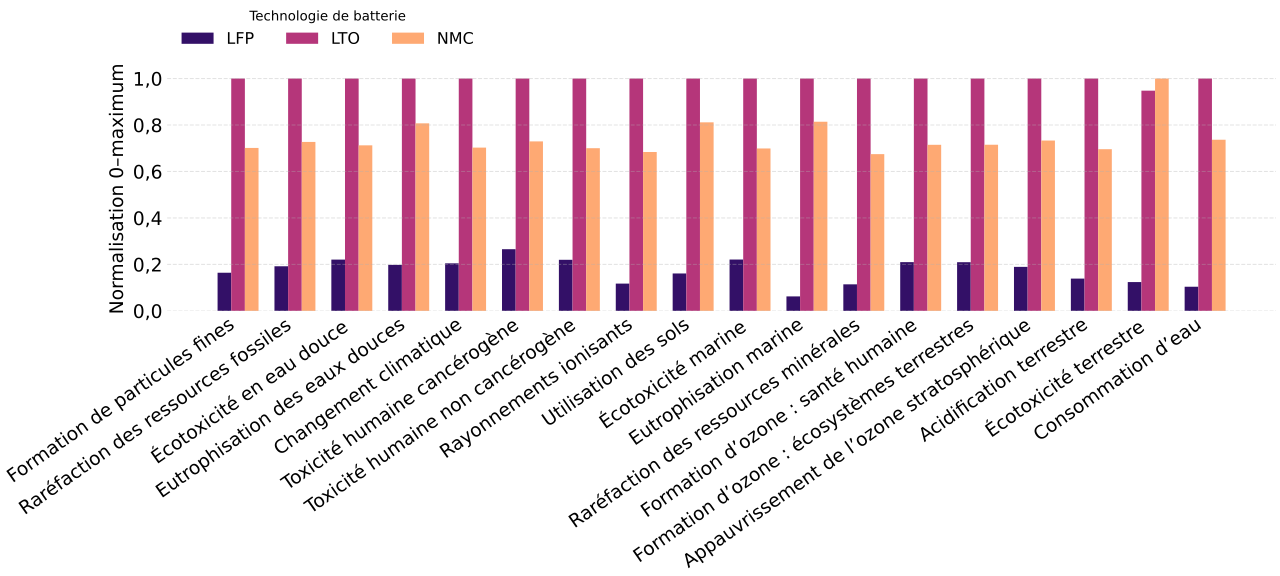

This chart was generated by the following Python code:
# Traduit de LCA/examples/chapter_lca/midpoints_ReCiPe_histogram.py ; valeurs sources conservées.
from __future__ import annotations

import argparse
from pathlib import Path

import matplotlib

matplotlib.use("Agg")

import matplotlib.pyplot as plt
import numpy as np
from matplotlib.ticker import FuncFormatter

DEFAULT_OUTPUT = Path(__file__).with_name("midpoints_ReCiPe_histogram.svg")
FIGURE_WIDTH = 40 / 3
FIGURE_HEIGHT = 6
AXIS_LABEL_FONT_SIZE = 14
TICK_FONT_SIZE = 14

IMPACT_CATEGORIES = [
    "Formation de particules fines",
    "Raréfaction des ressources fossiles",
    "Écotoxicité en eau douce",
    "Eutrophisation des eaux douces",
    "Changement climatique",
    "Toxicité humaine cancérogène",
    "Toxicité humaine non cancérogène",
    "Rayonnements ionisants",
    "Utilisation des sols",
    "Écotoxicité marine",
    "Eutrophisation marine",
    "Raréfaction des ressources minérales",
    "Formation d’ozone : santé humaine",
    "Formation d’ozone : écosystèmes terrestres",
    "Appauvrissement de l’ozone stratosphérique",
    "Acidification terrestre",
    "Écotoxicité terrestre",
    "Consommation d’eau"
]

BRUT_IMPACT_VALUES = {
    "LFP": [
        10.33413, 1116.68399, 1204.61337, 3.41374, 4489.17732, 5.94337E4,
        5.54666E6, 401.83124, 57.74173, 6.76509E6, 0.19257, 101.58093,
        13.84829, 13.98165, 0.00254, 22.28916, 1.13117E4, 43.30929,
    ],
    "LTO": [
        62.95796, 5813.97946, 5462.19299, 17.25381, 2.19537E4, 2.23875E5,
        2.52378E7, 3423.57697, 358.53458, 3.06152E7, 3.08794, 889.97276,
        66.02100, 66.79219, 0.01342, 160.37640, 8.64581E4, 417.55079,
    ],
    "NMC": [
        44.14736, 4227.66177, 3891.69125, 13.92748, 1.54307E4, 1.63282E5,
        1.76676E7, 2340.88686, 290.98044, 2.14005E7, 2.51412, 600.32140,
        47.18342, 47.76675, 0.00984, 111.61424, 9.12098E4, 307.58246,
    ],
}


def normalize_on_max(impact_values: dict[str, list[float]]) -> dict[str, list[float]]:
    keys = list(impact_values.keys())
    n_categories = len(next(iter(impact_values.values())))
    max_per_category = [max(impact_values[key][i] for key in keys) for i in range(n_categories)]

    return {
        key: [
            value / max_value if max_value != 0 else 0.0
            for value, max_value in zip(values, max_per_category)
        ]
        for key, values in impact_values.items()
    }


IMPACT_VALUES = normalize_on_max(BRUT_IMPACT_VALUES)


def build_histogram(output_path: Path) -> Path:
    x = np.arange(len(IMPACT_CATEGORIES))
    width = 0.24
    offsets = (-width, 0.0, width)
    series = list(IMPACT_VALUES.items())
    colors = plt.cm.magma(np.linspace(0.18, 0.82, len(series)))

    fig, ax = plt.subplots(figsize=(FIGURE_WIDTH, FIGURE_HEIGHT), constrained_layout=True)
    fig.patch.set_facecolor("none")
    fig.patch.set_alpha(0)
    ax.set_facecolor("none")

    for offset, color, (chemistry, values) in zip(offsets, colors, series):
        ax.bar(
            x + offset,
            values,
            width=width,
            label=chemistry,
            color=color,
            edgecolor="none",
            linewidth=0,
        )

    ax.set_ylabel("Normalisation 0–maximum", fontsize=AXIS_LABEL_FONT_SIZE)
    ax.set_xticks(x)
    ax.set_xticklabels(IMPACT_CATEGORIES, rotation=35, ha="right", fontsize=TICK_FONT_SIZE)
    ax.legend(title="Technologie de batterie", frameon=False, fontsize=12, ncol=3, loc="lower left", bbox_to_anchor=(0, 1.02))
    ax.set_ylim(0, 1.05)
    ax.yaxis.set_major_formatter(FuncFormatter(lambda value, _: f"{value:.1f}".replace(".", ",")))
    ax.tick_params(axis="y", labelsize=TICK_FONT_SIZE)
    ax.tick_params(axis="both", length=0)
    for spine in ax.spines.values():
        spine.set_visible(False)
    ax.grid(axis="y", linestyle="--", alpha=0.35)

    output_path.parent.mkdir(parents=True, exist_ok=True)
    fig.savefig(output_path, dpi=300, transparent=True)
    plt.close(fig)
    return output_path


def parse_args() -> argparse.Namespace:
    parser = argparse.ArgumentParser(
        description="Cree un histogramme groupe pour les impacts LFP, LTO et NMC."
    )
    parser.add_argument(
        "-o",
        "--output",
        type=Path,
        default=DEFAULT_OUTPUT,
        help="Chemin du fichier de sortie (par defaut: single_score_histogram.svg).",
    )
    return parser.parse_args()


def main() -> None:
    args = parse_args()
    output_path = build_histogram(args.output)
    print(output_path)


if __name__ == "__main__":
    main()
